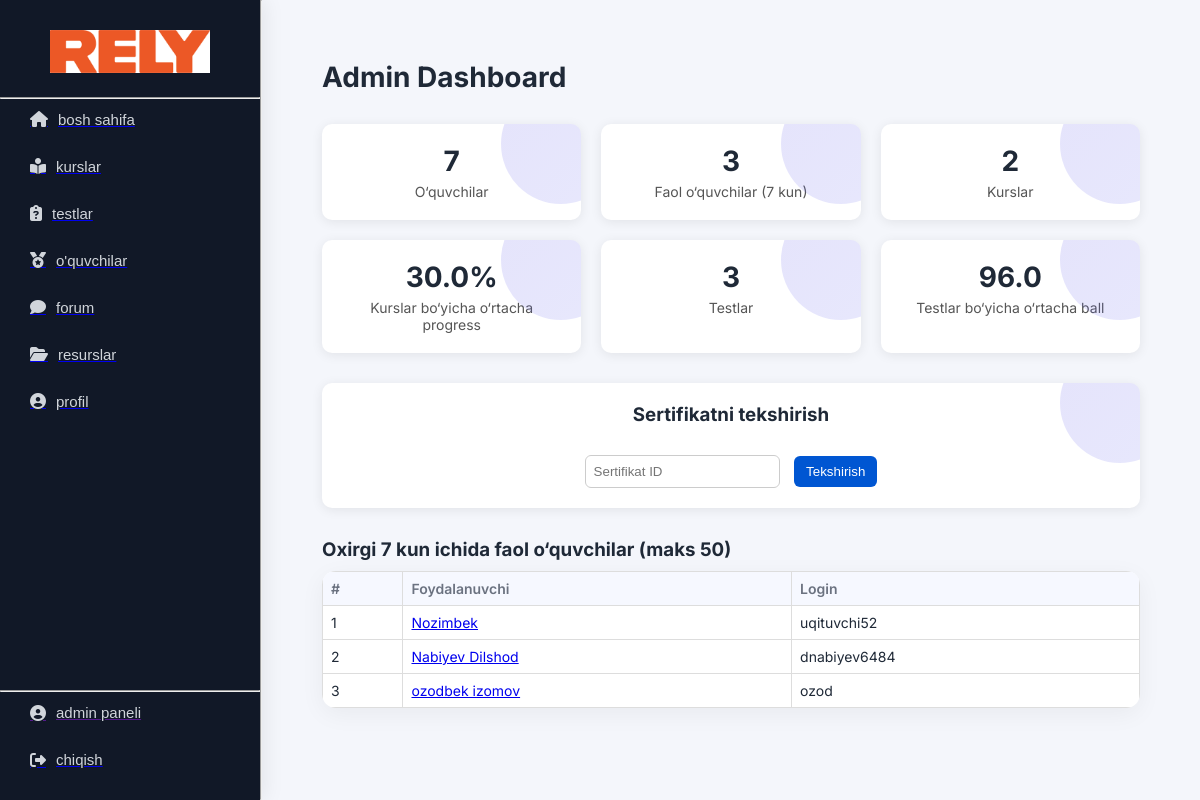
The app's page /admin/dashboard (signed in), older data.
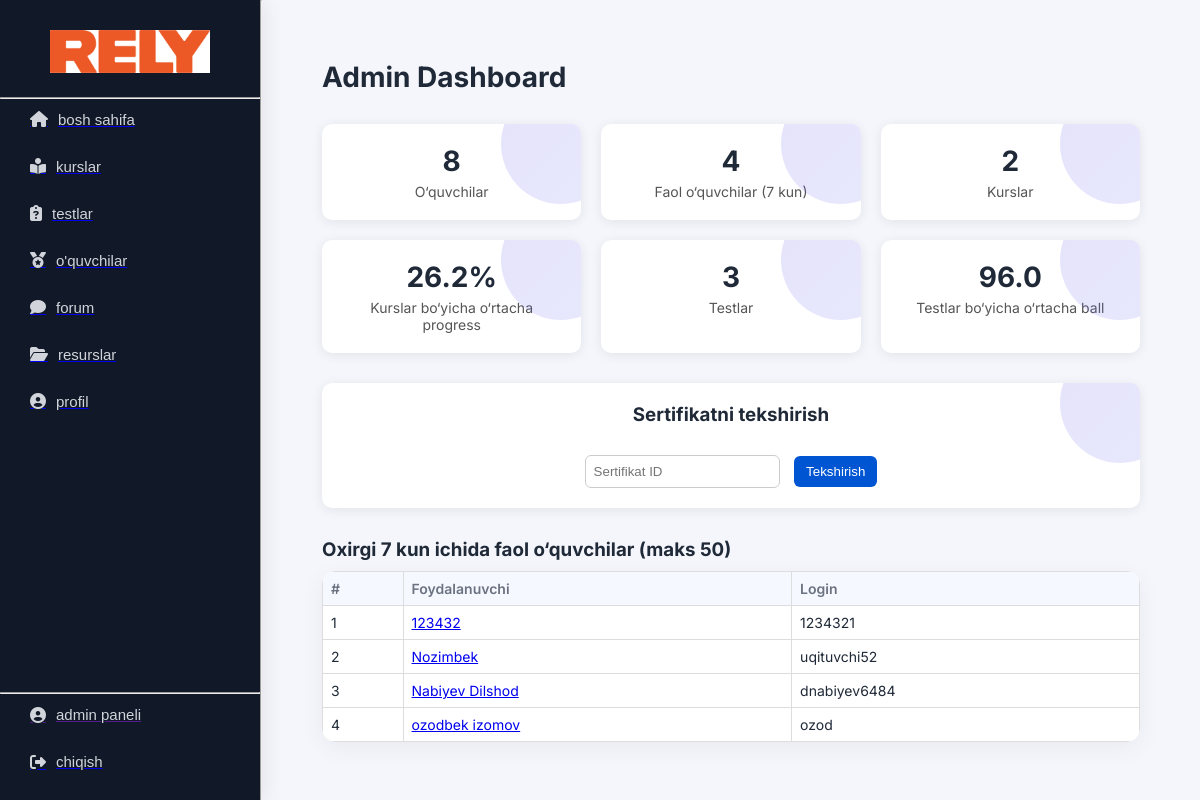
The same page, newer data.
### tables this page shows
CREATE TABLE users(
    id INTEGER PRIMARY KEY AUTOINCREMENT,
    login TEXT UNIQUE NOT NULL,
    password TEXT NOT NULL,
    full_name TEXT NOT NULL,
    number TEXT,
    role TEXT NOT NULL DEFAULT 'student',
    date TEXT DEFAULT CURRENT_TIMESTAMP
);

### routes/admin.py (the view)
@bp.route("/dashboard")
@admin_required
def dashboard():
    conn = get_db()
    c = conn.cursor()
    students = c.execute("SELECT COUNT(*) FROM users WHERE role='student'").fetchone()[0]
    courses = c.execute("SELECT COUNT(*) FROM courses").fetchone()[0]
    tests = c.execute("SELECT COUNT(*) FROM tests").fetchone()[0]
    active_students_rows = c.execute("""
        SELECT u.id, u.full_name, u.login
        FROM users u
        JOIN studies s ON u.id = s.user_id
        WHERE u.role='student' AND s.date >= date('now','-7 days')
        GROUP BY u.id
        ORDER BY MAX(s.date) DESC
        LIMIT 50
    """).fetchall()
    active_students_count = len(active_students_rows)
    total_topics = c.execute("SELECT COUNT(*) FROM topics").fetchone()[0]
    avg_progress = 0
    if total_topics > 0 and students > 0:
        learned_topics = c.execute("SELECT COUNT(*) FROM studies WHERE value='succesfully'").fetchone()[0]
        avg_progress = round(learned_topics / (total_topics * students) * 100, 1)
    avg_test_score = c.execute("SELECT AVG(score) FROM exams").fetchone()[0] or 0
    avg_test_score = round(avg_test_score, 1)
    conn.close()
    return render_template(
        "admin/dashboard.html",
        students=students,
        courses=courses,
        tests=tests,
        active_students_count=active_students_count,
        active_students=active_students_rows,
        avg_progress=avg_progress,
        avg_test_score=avg_test_score
    )

### routes/admin.py (called while the page is built)
def admin_required(f):
    from functools import wraps
    @wraps(f)
    def decorated_function(*args, **kwargs):
        if session.get("role") != "admin":
            return redirect("/")
        return f(*args, **kwargs)
    return decorated_function

def get_db():
    conn = sqlite3.connect("database.db")
    conn.execute("PRAGMA foreign_keys = ON")
    return conn

### templates/admin/dashboard.html (shortened to what this page needs)
{% extends "admin_base.html" %}
{% block content %}
<div class="dashboard">
    <h1 class="dash-title">Admin Dashboard</h1>
    <div class="cards">
        <div class="card">
            <h2>{{ students }}</h2>
            <p>O‘quvchilar</p>
        </div>
        <div class="card">
            <h2>{{ active_students_count }}</h2>
            <p>Faol o‘quvchilar (7 kun)</p>
        </div>
        <div class="card">
            <h2>{{ courses }}</h2>
            <p>Kurslar</p>
        </div>
        <div class="card">
            <h2>{{ avg_progress }}%</h2>
            <p>Kurslar bo‘yicha o‘rtacha progress</p>
        </div>
        <div class="card">
            <h2>{{ tests }}</h2>
            <p>Testlar</p>
        </div>
        <div class="card">
            <h2>{{ avg_test_score }}</h2>
            <p>Testlar bo‘yicha o‘rtacha ball</p>
        </div>
    </div>
    <div class="card certificate-check" style="margin-top: 30px;">
        <h3>Sertifikatni tekshirish</h3>
        <form method="POST" action="/admin/dashboard/certificate_check">
            <input type="number" name="certificate_id" placeholder="Sertifikat ID" required>
            <button type="submit" class="save-btn">Tekshirish</button>
        </form>
    </div>
    <div class="active-students" style="margin-top: 30px;">
        <h3>Oxirgi 7 kun ichida faol o‘quvchilar (maks 50)</h3>
        {% if active_students %}
            <table class="table">
                <thead>
                    <tr>
                        <th>#</th>
                        <th>Foydalanuvchi</th>
                        <th>Login</th>
                    </tr>
                </thead>
                <tbody>
                    {% for s in active_students %}
                        <tr>
                            <td>{{ loop.index }}</td>
                            <td><a href="{{ url_for('admin.students', search=s[1]) }}">{{ s[1] }}</a></td>
                            <td>{{ s[2] }}</td>
                        </tr>
                    {% endfor %}
                </tbody>
            </table>
        {% else %}
            <p>Faol o‘quvchilar topilmadi.</p>
        {% endif %}
    </div>
</div>
{% endblock %}

Row changes from the older to the newer data that the page shows:
added users: full_name "123432", login "1234321"
Text that changed along with them:
{{ students }}: "7" → "8"
{{ active_students_count }}: "3" → "4"
{{ avg_progress }}: "30.0" → "26.2"
